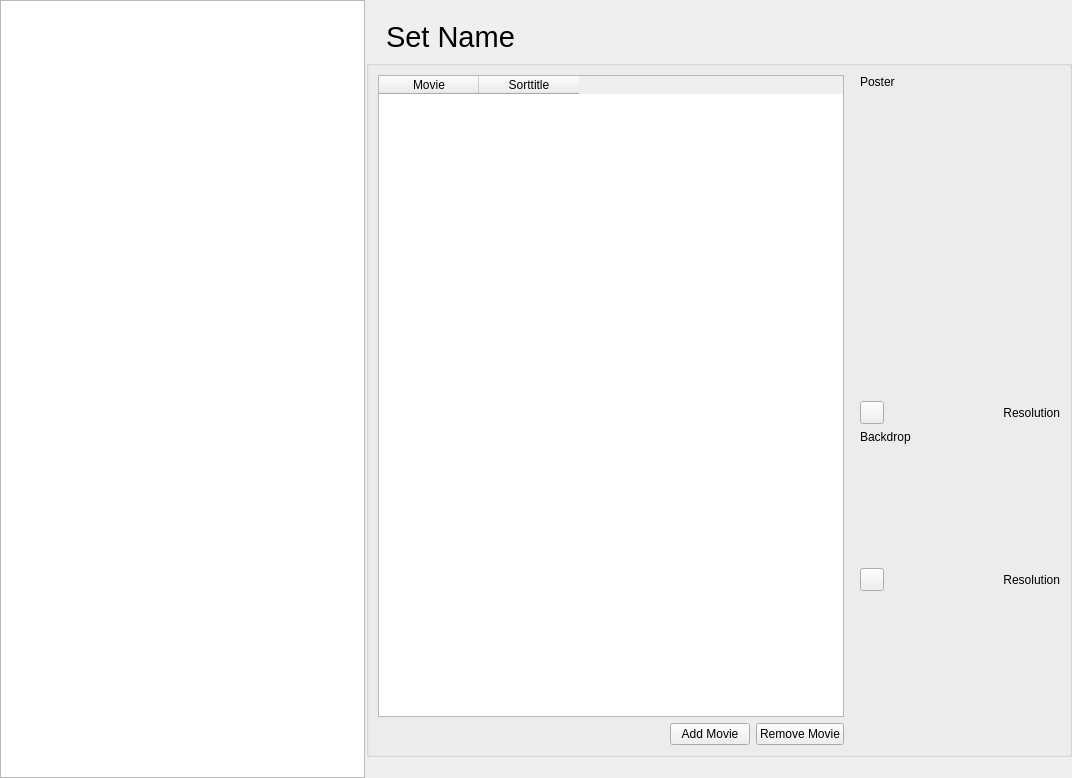
<?xml version="1.0" encoding="UTF-8"?>
<ui version="4.0">
 <class>SetsWidget</class>
 <widget class="QWidget" name="SetsWidget">
  <property name="geometry">
   <rect>
    <x>0</x>
    <y>0</y>
    <width>1072</width>
    <height>778</height>
   </rect>
  </property>
  <layout class="QVBoxLayout" name="verticalLayout_2">
   <property name="leftMargin">
    <number>0</number>
   </property>
   <property name="topMargin">
    <number>0</number>
   </property>
   <property name="rightMargin">
    <number>0</number>
   </property>
   <property name="bottomMargin">
    <number>0</number>
   </property>
   <item>
    <widget class="MySplitter" name="splitter">
     <property name="orientation">
      <enum>Qt::Horizontal</enum>
     </property>
     <property name="handleWidth">
      <number>1</number>
     </property>
     <widget class="QTableWidget" name="sets">
      <property name="alternatingRowColors">
       <bool>true</bool>
      </property>
      <property name="selectionMode">
       <enum>QAbstractItemView::SingleSelection</enum>
      </property>
      <property name="selectionBehavior">
       <enum>QAbstractItemView::SelectRows</enum>
      </property>
      <property name="showGrid">
       <bool>false</bool>
      </property>
      <property name="sortingEnabled">
       <bool>true</bool>
      </property>
      <attribute name="horizontalHeaderVisible">
       <bool>false</bool>
      </attribute>
      <attribute name="horizontalHeaderStretchLastSection">
       <bool>true</bool>
      </attribute>
      <attribute name="verticalHeaderVisible">
       <bool>false</bool>
      </attribute>
      <column>
       <property name="text">
        <string>Set</string>
       </property>
      </column>
     </widget>
     <widget class="QWidget" name="verticalLayoutWidget">
      <layout class="QVBoxLayout" name="verticalLayout" stretch="0,1">
       <property name="leftMargin">
        <number>0</number>
       </property>
       <property name="topMargin">
        <number>20</number>
       </property>
       <property name="rightMargin">
        <number>0</number>
       </property>
       <property name="bottomMargin">
        <number>21</number>
       </property>
       <item>
        <widget class="QLabel" name="setName">
         <property name="font">
          <font>
           <family>Helvetica Neue</family>
           <pointsize>22</pointsize>
          </font>
         </property>
         <property name="text">
          <string>Set Name</string>
         </property>
         <property name="indent">
          <number>20</number>
         </property>
        </widget>
       </item>
       <item>
        <widget class="QGroupBox" name="groupBox_3">
         <property name="title">
          <string/>
         </property>
         <layout class="QHBoxLayout" name="horizontalLayout_2">
          <item>
           <layout class="QVBoxLayout" name="verticalLayout_3" stretch="1,0">
            <item>
             <widget class="QTableWidget" name="movies">
              <property name="alternatingRowColors">
               <bool>true</bool>
              </property>
              <property name="showGrid">
               <bool>false</bool>
              </property>
              <property name="sortingEnabled">
               <bool>false</bool>
              </property>
              <attribute name="verticalHeaderVisible">
               <bool>false</bool>
              </attribute>
              <column>
               <property name="text">
                <string>Movie</string>
               </property>
              </column>
              <column>
               <property name="text">
                <string>Sorttitle</string>
               </property>
              </column>
             </widget>
            </item>
            <item>
             <layout class="QHBoxLayout" name="horizontalLayout_4">
              <item>
               <spacer name="horizontalSpacer">
                <property name="orientation">
                 <enum>Qt::Horizontal</enum>
                </property>
                <property name="sizeHint" stdset="0">
                 <size>
                  <width>40</width>
                  <height>20</height>
                 </size>
                </property>
               </spacer>
              </item>
              <item>
               <widget class="QPushButton" name="buttonAddMovie">
                <property name="toolTip">
                 <string>Add movie to set</string>
                </property>
                <property name="text">
                 <string>Add Movie</string>
                </property>
                <property name="dropShadow" stdset="0">
                 <bool>true</bool>
                </property>
               </widget>
              </item>
              <item>
               <widget class="QPushButton" name="buttonRemoveMovie">
                <property name="toolTip">
                 <string>Remove selected movie from set</string>
                </property>
                <property name="text">
                 <string>Remove Movie</string>
                </property>
                <property name="dropShadow" stdset="0">
                 <bool>true</bool>
                </property>
               </widget>
              </item>
             </layout>
            </item>
           </layout>
          </item>
          <item>
           <layout class="QVBoxLayout" name="verticalLayout_4">
            <property name="leftMargin">
             <number>10</number>
            </property>
            <property name="topMargin">
             <number>0</number>
            </property>
            <item>
             <widget class="QLabel" name="label_13">
              <property name="text">
               <string>Poster</string>
              </property>
             </widget>
            </item>
            <item>
             <widget class="MyLabel" name="poster">
              <property name="minimumSize">
               <size>
                <width>200</width>
                <height>300</height>
               </size>
              </property>
              <property name="maximumSize">
               <size>
                <width>200</width>
                <height>300</height>
               </size>
              </property>
              <property name="cursor">
               <cursorShape>PointingHandCursor</cursorShape>
              </property>
              <property name="toolTip">
               <string>Click to Change</string>
              </property>
              <property name="text">
               <string/>
              </property>
              <property name="pixmap">
               <pixmap resource="../../MediaElch.qrc">:/img/placeholders/poster.png</pixmap>
              </property>
              <property name="alignment">
               <set>Qt::AlignCenter</set>
              </property>
              <property name="dropShadow" stdset="0">
               <bool>true</bool>
              </property>
             </widget>
            </item>
            <item>
             <layout class="QHBoxLayout" name="horizontalLayout">
              <item>
               <widget class="QToolButton" name="buttonPreviewPoster">
                <property name="cursor">
                 <cursorShape>PointingHandCursor</cursorShape>
                </property>
                <property name="toolTip">
                 <string>Full preview</string>
                </property>
                <property name="text">
                 <string/>
                </property>
                <property name="icon">
                 <iconset resource="../../MediaElch.qrc">
                  <normaloff>:/img/zoom_in.png</normaloff>:/img/zoom_in.png</iconset>
                </property>
               </widget>
              </item>
              <item>
               <widget class="QLabel" name="posterResolution">
                <property name="toolTip">
                 <string>Resolution</string>
                </property>
                <property name="text">
                 <string>Resolution</string>
                </property>
                <property name="alignment">
                 <set>Qt::AlignRight|Qt::AlignTrailing|Qt::AlignVCenter</set>
                </property>
               </widget>
              </item>
             </layout>
            </item>
            <item>
             <widget class="QLabel" name="label_14">
              <property name="text">
               <string>Backdrop</string>
              </property>
             </widget>
            </item>
            <item>
             <widget class="MyLabel" name="backdrop">
              <property name="minimumSize">
               <size>
                <width>200</width>
                <height>112</height>
               </size>
              </property>
              <property name="maximumSize">
               <size>
                <width>200</width>
                <height>112</height>
               </size>
              </property>
              <property name="cursor">
               <cursorShape>PointingHandCursor</cursorShape>
              </property>
              <property name="toolTip">
               <string>Click to Change</string>
              </property>
              <property name="text">
               <string/>
              </property>
              <property name="pixmap">
               <pixmap resource="../../MediaElch.qrc">:/img/placeholders/fanart.png</pixmap>
              </property>
              <property name="scaledContents">
               <bool>false</bool>
              </property>
              <property name="alignment">
               <set>Qt::AlignCenter</set>
              </property>
              <property name="dropShadow" stdset="0">
               <bool>true</bool>
              </property>
             </widget>
            </item>
            <item>
             <layout class="QHBoxLayout" name="horizontalLayout_7">
              <item>
               <widget class="QToolButton" name="buttonPreviewBackdrop">
                <property name="cursor">
                 <cursorShape>PointingHandCursor</cursorShape>
                </property>
                <property name="toolTip">
                 <string>Full preview</string>
                </property>
                <property name="text">
                 <string/>
                </property>
                <property name="icon">
                 <iconset resource="../../MediaElch.qrc">
                  <normaloff>:/img/zoom_in.png</normaloff>:/img/zoom_in.png</iconset>
                </property>
               </widget>
              </item>
              <item>
               <widget class="QLabel" name="backdropResolution">
                <property name="toolTip">
                 <string>Resolution</string>
                </property>
                <property name="text">
                 <string>Resolution</string>
                </property>
                <property name="alignment">
                 <set>Qt::AlignRight|Qt::AlignTrailing|Qt::AlignVCenter</set>
                </property>
               </widget>
              </item>
             </layout>
            </item>
            <item>
             <spacer name="verticalSpacer">
              <property name="orientation">
               <enum>Qt::Vertical</enum>
              </property>
              <property name="sizeHint" stdset="0">
               <size>
                <width>20</width>
                <height>40</height>
               </size>
              </property>
             </spacer>
            </item>
           </layout>
          </item>
         </layout>
        </widget>
       </item>
      </layout>
     </widget>
    </widget>
   </item>
  </layout>
 </widget>
 <customwidgets>
  <customwidget>
   <class>MyLabel</class>
   <extends>QLabel</extends>
   <header>smallWidgets/MyLabel.h</header>
  </customwidget>
  <customwidget>
   <class>MySplitter</class>
   <extends>QSplitter</extends>
   <header>smallWidgets/MySplitter.h</header>
   <container>1</container>
  </customwidget>
 </customwidgets>
 <resources>
  <include location="../../MediaElch.qrc"/>
 </resources>
 <connections/>
</ui>
